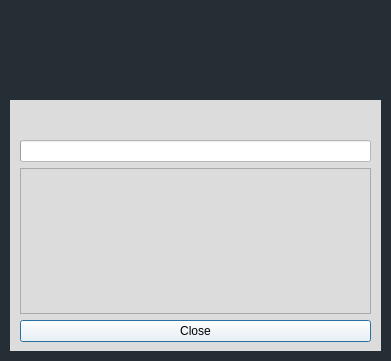
<?xml version="1.0" encoding="UTF-8"?>
<ui version="4.0">
 <class>Dialog</class>
 <widget class="QDialog" name="Dialog">
  <property name="geometry">
   <rect>
    <x>0</x>
    <y>0</y>
    <width>391</width>
    <height>361</height>
   </rect>
  </property>
  <property name="windowTitle">
   <string>Action</string>
  </property>
  <property name="styleSheet">
   <string notr="true">background-color:rgb(36, 46, 52)</string>
  </property>
  <widget class="QLabel" name="jmap_image_label">
   <property name="geometry">
    <rect>
     <x>10</x>
     <y>10</y>
     <width>121</width>
     <height>71</height>
    </rect>
   </property>
   <property name="text">
    <string/>
   </property>
   <property name="pixmap">
    <pixmap resource="../resources/resources.qrc">:/images/images/Logo_JMap_Cloud.svg</pixmap>
   </property>
  </widget>
  <widget class="QWidget" name="widget" native="true">
   <property name="geometry">
    <rect>
     <x>10</x>
     <y>100</y>
     <width>371</width>
     <height>251</height>
    </rect>
   </property>
   <property name="styleSheet">
    <string notr="true">background-color:rgb(220, 220, 220)
</string>
   </property>
   <widget class="QWidget" name="verticalLayoutWidget">
    <property name="geometry">
     <rect>
      <x>10</x>
      <y>20</y>
      <width>351</width>
      <height>222</height>
     </rect>
    </property>
    <layout class="QVBoxLayout" name="verticalLayout">
     <item>
      <widget class="QLabel" name="progress_info_label">
       <property name="sizePolicy">
        <sizepolicy hsizetype="Preferred" vsizetype="Fixed">
         <horstretch>0</horstretch>
         <verstretch>0</verstretch>
        </sizepolicy>
       </property>
       <property name="text">
        <string/>
       </property>
      </widget>
     </item>
     <item>
      <widget class="QProgressBar" name="progressBar">
       <property name="sizePolicy">
        <sizepolicy hsizetype="Preferred" vsizetype="Fixed">
         <horstretch>0</horstretch>
         <verstretch>0</verstretch>
        </sizepolicy>
       </property>
       <property name="autoFillBackground">
        <bool>false</bool>
       </property>
       <property name="styleSheet">
        <string notr="true">background-color:rgb(255, 255, 255)</string>
       </property>
       <property name="value">
        <number>0</number>
       </property>
       <property name="alignment">
        <set>Qt::AlignCenter</set>
       </property>
       <property name="format">
        <string/>
       </property>
      </widget>
     </item>
     <item>
      <widget class="QTextBrowser" name="status_textBrowser"/>
     </item>
     <item>
      <spacer name="verticalSpacer">
       <property name="orientation">
        <enum>Qt::Vertical</enum>
       </property>
       <property name="sizeHint" stdset="0">
        <size>
         <width>20</width>
         <height>40</height>
        </size>
       </property>
      </spacer>
     </item>
     <item>
      <widget class="QPushButton" name="exit_pushButton">
       <property name="styleSheet">
        <string notr="true">background-color:rgb(255, 255, 255)</string>
       </property>
       <property name="text">
        <string>Close</string>
       </property>
      </widget>
     </item>
    </layout>
   </widget>
  </widget>
 </widget>
 <resources>
  <include location="../../resources.qrc"/>
 </resources>
 <connections/>
</ui>
